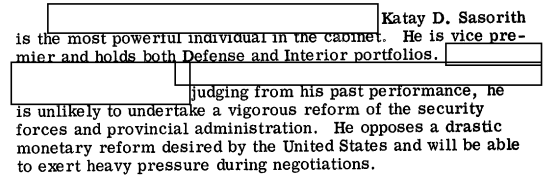
#> input picture 0_redacted.png, 552 x 184 px
$ python -i pdf_docs_pipeline.py   (imports and definitions only)
#> lines starting #> are read from the running program, lines starting #| are printed output that depends on the picture; after the words box and inside, x2 and y2 are one past the last pixel; in counts of white or black regions, pixels touching at a corner belong together
from __future__ import annotations

import argparse
import csv
import json
import re
import shutil
from collections.abc import Iterable
from dataclasses import dataclass
from pathlib import Path
from typing import Any

from PIL import Image, ImageOps

from core.diagnostics_compare import (
    annotate_text_with_redaction_mask,
    build_chunks_from_mask,
    clean_ocr_text,
    tokenize_words,
    align_monotonic,
)
from core.ocr_shared import (
    MODEL_ID,
    PROMPT_FREE_OCR,
    build_llm,
    ocr_with_model,
)

NOISE_HINTS = [
    "preserve line breaks",
    "do not return punctuation",
    "do not remove the line breaks",
    "line breaks are not preserved",
    "press the enter key",
]
MOJIBAKE_HINTS = ["â€¢", "ï¿", "Â", "â€”", "â€“", "Ã"]


# [11 lines left out: functions _clean_filename_component, _safe_int, not called in this run]


@dataclass
class PDFPair:
    pair_key: str
    unredacted_numeric_id: str
    redacted_doc_id: str
    row: list[str]
    row_index_1based: int
    redacted_pdf: Path
    unredacted_pdf: Path


@dataclass
class PairCollectionStats:
    rows_total: int = 0
    rows_missing_required_fields: int = 0
    rows_invalid_unredacted_id_format: int = 0
    rows_missing_redacted_pdf: int = 0
    rows_missing_unredacted_pdf: int = 0
    rows_duplicate_unredacted_id: int = 0
    rows_duplicate_redacted_id: int = 0
    rows_valid: int = 0

    # [31 lines left out: functions as_dict, _normalize_csv_row, _parse_unredacted_id, not called in this run]


def _canonical_unredacted_pdf_path(unredacted_id_int: int, unredacted_dir: Path) -> Path:
    return unredacted_dir / f"cib_{unredacted_id_int:08d}.pdf"


# [191 lines left out: functions _progress_iter, collect_pdf_pairs_with_stats, collect_pdf_pairs, render_pdf_to_images, extract_pdf_text_by_page, _repair_common_mojibake, not called in this run]


def _count_mojibake_hints(text: str) -> int:
    s = str(text or "")
    return sum(s.count(h) for h in MOJIBAKE_HINTS)


def preprocess_page_for_ocr(
    src_path: Path,
    dst_path: Path,
    *,
    trim_border_ratio: float = 0.01,
    content_pad_ratio: float = 0.015,
    upscale: float = 1.35,
    autocontrast_cutoff: int = 1,
) -> dict[str, object]:
#> called with src_path = '../0_redacted.png', dst_path = 'out.png', trim_border_ratio = 0.01, content_pad_ratio = 0.015, upscale = 1.35, autocontrast_cutoff = 1
    img = Image.open(src_path).convert("L")
    w, h = img.size
#> w = 552; h = 184
    if h <= 1 or w <= 1:
        dst_path.parent.mkdir(parents=True, exist_ok=True)
        img.convert("RGB").save(dst_path)
        return {
            "crop_xyxy": [0, 0, max(0, w - 1), max(0, h - 1)],
            "preprocessed_size_wh": [int(w), int(h)],
            "upscale": float(upscale),
            "autocontrast_cutoff": int(autocontrast_cutoff),
            "used_trim": False,
        }

    trim_border_ratio = max(0.0, min(0.15, float(trim_border_ratio)))
    content_pad_ratio = max(0.0, min(0.10, float(content_pad_ratio)))
    upscale = max(1.0, min(3.0, float(upscale)))

    tx = int(round(w * trim_border_ratio))
#> tx = 6
    ty = int(round(h * trim_border_ratio))
#> ty = 2
    x0 = min(max(0, tx), max(0, w - 1))
#> x0 = 6
    y0 = min(max(0, ty), max(0, h - 1))
#> y0 = 2
    x1 = max(x0 + 1, w - tx)
#> x1 = 546
    y1 = max(y0 + 1, h - ty)
#> y1 = 182
    core = img.crop((x0, y0, x1, y1))
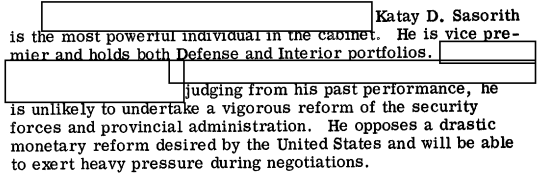
#> core: PIL image 540x180 L; min 0, max 255, mean 214.5
    mask = core.point(lambda p: 255 if p < 245 else 0, mode="L")
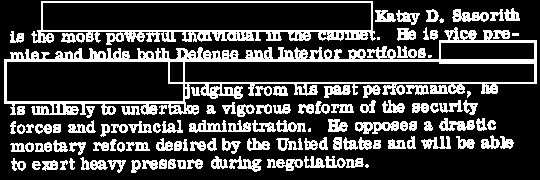
#> mask: PIL image 540x180 L; 25.2% white; 118 white regions (5 under 20 px), largest, box (x1, y1, x2, y2) and area: (4, 27, 537, 115) 8234, (31, 1, 376, 45) 3248, (355, 121, 399, 134) 334

    used_trim = False
    cx1, cy1, cx2, cy2 = 0, 0, w - 1, h - 1
#> cx1 = 0; cy1 = 0; cx2 = 551; cy2 = 183
    pix = mask.load()
    mw, mh = mask.size
#> mw = 540; mh = 180
    row_counts = [0] * mh
#> row_counts = 180 values from 0 to 0
    col_counts = [0] * mw
    for yy in range(mh):
        c = 0
        for xx in range(mw):
            if pix[xx, yy] > 0:
                c += 1
                col_counts[xx] += 1
        row_counts[yy] = c

    row_thresh = max(1, int(round(0.002 * mw)))
    col_thresh = max(1, int(round(0.002 * mh)))
    rows = [i for i, c in enumerate(row_counts) if c >= row_thresh]
    cols = [i for i, c in enumerate(col_counts) if c >= col_thresh]

    if rows and cols:
        bx1_local = min(cols)
        bx2_local = max(cols) + 1
        by1_local = min(rows)
        by2_local = max(rows) + 1
        bx1 = x0 + int(bx1_local)
        by1 = y0 + int(by1_local)
        bx2 = x0 + int(max(bx1_local, bx2_local - 1))
        by2 = y0 + int(max(by1_local, by2_local - 1))
        pad_x = int(round((bx2 - bx1 + 1) * content_pad_ratio))
        pad_y = int(round((by2 - by1 + 1) * content_pad_ratio))
        cx1 = max(0, bx1 - pad_x)
        cy1 = max(0, by1 - pad_y)
        cx2 = min(w - 1, bx2 + pad_x)
        cy2 = min(h - 1, by2 + pad_y)
        # Use trim only if it materially reduces blank margins.
        used_trim = (cx2 - cx1 + 1) <= int(round(0.98 * w)) or (cy2 - cy1 + 1) <= int(round(0.98 * h))

    crop = img.crop((cx1, cy1, cx2 + 1, cy2 + 1)) if used_trim else img
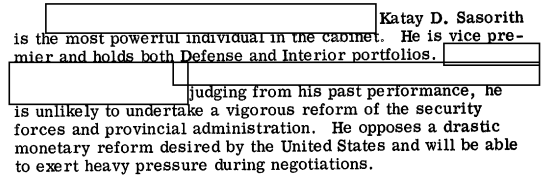
#> crop: PIL image 549x178 L; min 0, max 255, mean 214.7
    if autocontrast_cutoff > 0:
        crop = ImageOps.autocontrast(crop, cutoff=int(autocontrast_cutoff))
    if upscale > 1.0:
        nw = max(1, int(round(crop.width * upscale)))
        nh = max(1, int(round(crop.height * upscale)))
        crop = crop.resize((nw, nh), Image.Resampling.LANCZOS)
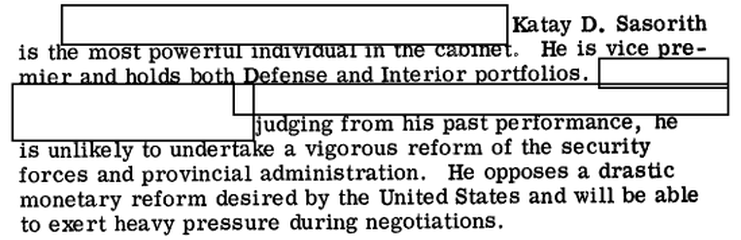
#> crop: PIL image 741x240 L; min 0, max 255, mean 213.9

#> (the run stopped early here; a loop or call above may not have finished)
